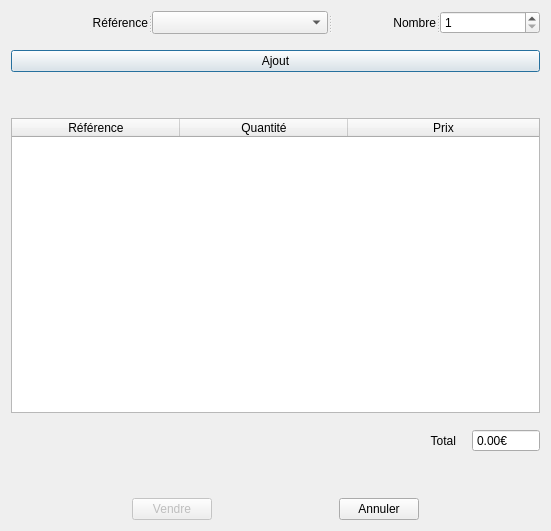
<?xml version="1.0" encoding="UTF-8"?>
<ui version="4.0">
 <class>AjoutVenteDialog</class>
 <widget class="QDialog" name="AjoutVenteDialog">
  <property name="windowModality">
   <enum>Qt::WindowModal</enum>
  </property>
  <property name="geometry">
   <rect>
    <x>0</x>
    <y>0</y>
    <width>551</width>
    <height>531</height>
   </rect>
  </property>
  <property name="windowTitle">
   <string>Ajout d'une vente</string>
  </property>
  <property name="windowIcon">
   <iconset>
    <normaloff>../../images/qlot_512.svg</normaloff>../../images/qlot_512.svg</iconset>
  </property>
  <layout class="QGridLayout" name="gridLayout">
   <item row="0" column="0">
    <layout class="QVBoxLayout" name="verticalLayout_3">
     <item>
      <layout class="QVBoxLayout" name="verticalLayout_2">
       <item>
        <layout class="QVBoxLayout" name="verticalLayout">
         <item>
          <widget class="QSplitter" name="splitter_3">
           <property name="orientation">
            <enum>Qt::Horizontal</enum>
           </property>
           <widget class="QSplitter" name="splitter">
            <property name="orientation">
             <enum>Qt::Horizontal</enum>
            </property>
            <widget class="QLabel" name="label_ref_vente">
             <property name="text">
              <string>Référence</string>
             </property>
             <property name="alignment">
              <set>Qt::AlignRight|Qt::AlignTrailing|Qt::AlignVCenter</set>
             </property>
            </widget>
            <widget class="QComboBox" name="comboBox_ref_vente"/>
           </widget>
           <widget class="QSplitter" name="splitter_2">
            <property name="orientation">
             <enum>Qt::Horizontal</enum>
            </property>
            <widget class="QLabel" name="label_nb_vente">
             <property name="text">
              <string>Nombre</string>
             </property>
             <property name="alignment">
              <set>Qt::AlignRight|Qt::AlignTrailing|Qt::AlignVCenter</set>
             </property>
            </widget>
            <widget class="QSpinBox" name="spinBox_qtite_vente">
             <property name="minimum">
              <number>1</number>
             </property>
            </widget>
           </widget>
          </widget>
         </item>
         <item>
          <spacer name="verticalSpacer_4">
           <property name="orientation">
            <enum>Qt::Vertical</enum>
           </property>
           <property name="sizeType">
            <enum>QSizePolicy::Fixed</enum>
           </property>
           <property name="sizeHint" stdset="0">
            <size>
             <width>20</width>
             <height>10</height>
            </size>
           </property>
          </spacer>
         </item>
         <item>
          <widget class="QPushButton" name="button_ajout">
           <property name="text">
            <string>Ajout</string>
           </property>
          </widget>
         </item>
        </layout>
       </item>
       <item>
        <spacer name="verticalSpacer">
         <property name="orientation">
          <enum>Qt::Vertical</enum>
         </property>
         <property name="sizeType">
          <enum>QSizePolicy::Fixed</enum>
         </property>
         <property name="sizeHint" stdset="0">
          <size>
           <width>20</width>
           <height>40</height>
          </size>
         </property>
        </spacer>
       </item>
       <item>
        <widget class="QTableWidget" name="table_ajout_vente">
         <attribute name="horizontalHeaderDefaultSectionSize">
          <number>168</number>
         </attribute>
         <attribute name="horizontalHeaderStretchLastSection">
          <bool>true</bool>
         </attribute>
         <column>
          <property name="text">
           <string>Référence</string>
          </property>
         </column>
         <column>
          <property name="text">
           <string>Quantité</string>
          </property>
         </column>
         <column>
          <property name="text">
           <string>Prix</string>
          </property>
         </column>
        </widget>
       </item>
       <item>
        <spacer name="verticalSpacer_2">
         <property name="orientation">
          <enum>Qt::Vertical</enum>
         </property>
         <property name="sizeType">
          <enum>QSizePolicy::Fixed</enum>
         </property>
         <property name="sizeHint" stdset="0">
          <size>
           <width>20</width>
           <height>10</height>
          </size>
         </property>
        </spacer>
       </item>
       <item>
        <layout class="QHBoxLayout" name="horizontalLayout">
         <item>
          <spacer name="horizontalSpacer_2">
           <property name="orientation">
            <enum>Qt::Horizontal</enum>
           </property>
           <property name="sizeHint" stdset="0">
            <size>
             <width>40</width>
             <height>20</height>
            </size>
           </property>
          </spacer>
         </item>
         <item>
          <widget class="QLabel" name="label_total">
           <property name="text">
            <string>Total</string>
           </property>
           <property name="alignment">
            <set>Qt::AlignRight|Qt::AlignTrailing|Qt::AlignVCenter</set>
           </property>
          </widget>
         </item>
         <item>
          <spacer name="horizontalSpacer">
           <property name="orientation">
            <enum>Qt::Horizontal</enum>
           </property>
           <property name="sizeType">
            <enum>QSizePolicy::Fixed</enum>
           </property>
           <property name="sizeHint" stdset="0">
            <size>
             <width>10</width>
             <height>20</height>
            </size>
           </property>
          </spacer>
         </item>
         <item>
          <widget class="QDoubleSpinBox" name="doubleSpinBox_prix_total">
           <property name="readOnly">
            <bool>true</bool>
           </property>
           <property name="buttonSymbols">
            <enum>QAbstractSpinBox::NoButtons</enum>
           </property>
           <property name="suffix">
            <string>€</string>
           </property>
           <property name="maximum">
            <double>99999.990000000005239</double>
           </property>
          </widget>
         </item>
        </layout>
       </item>
      </layout>
     </item>
     <item>
      <spacer name="verticalSpacer_3">
       <property name="orientation">
        <enum>Qt::Vertical</enum>
       </property>
       <property name="sizeType">
        <enum>QSizePolicy::Fixed</enum>
       </property>
       <property name="sizeHint" stdset="0">
        <size>
         <width>20</width>
         <height>40</height>
        </size>
       </property>
      </spacer>
     </item>
     <item>
      <layout class="QHBoxLayout" name="horizontalLayout_2">
       <item>
        <spacer name="horizontalSpacer_4">
         <property name="orientation">
          <enum>Qt::Horizontal</enum>
         </property>
         <property name="sizeHint" stdset="0">
          <size>
           <width>40</width>
           <height>20</height>
          </size>
         </property>
        </spacer>
       </item>
       <item>
        <widget class="QPushButton" name="button_vente">
         <property name="enabled">
          <bool>false</bool>
         </property>
         <property name="text">
          <string>Vendre</string>
         </property>
        </widget>
       </item>
       <item>
        <spacer name="horizontalSpacer_3">
         <property name="orientation">
          <enum>Qt::Horizontal</enum>
         </property>
         <property name="sizeHint" stdset="0">
          <size>
           <width>40</width>
           <height>20</height>
          </size>
         </property>
        </spacer>
       </item>
       <item>
        <widget class="QPushButton" name="button_annuler_vente">
         <property name="text">
          <string>Annuler</string>
         </property>
        </widget>
       </item>
       <item>
        <spacer name="horizontalSpacer_5">
         <property name="orientation">
          <enum>Qt::Horizontal</enum>
         </property>
         <property name="sizeHint" stdset="0">
          <size>
           <width>40</width>
           <height>20</height>
          </size>
         </property>
        </spacer>
       </item>
      </layout>
     </item>
    </layout>
   </item>
  </layout>
 </widget>
 <resources/>
 <connections>
  <connection>
   <sender>button_annuler_vente</sender>
   <signal>clicked()</signal>
   <receiver>AjoutVenteDialog</receiver>
   <slot>reject()</slot>
   <hints>
    <hint type="sourcelabel">
     <x>376</x>
     <y>495</y>
    </hint>
    <hint type="destinationlabel">
     <x>275</x>
     <y>265</y>
    </hint>
   </hints>
  </connection>
 </connections>
</ui>
